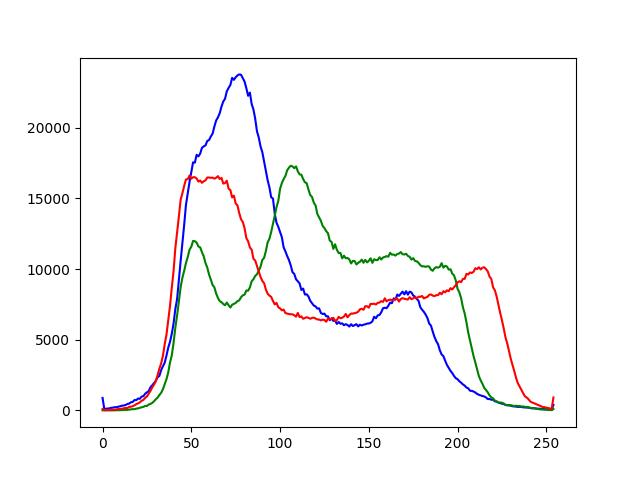
#> input picture nbs/data/session_03/terasse.jpeg, 640 x 480 px, found by its file name; its folder holds 6 pictures in this run
$ jupyter execute --allow-errors session3.ipynb
#> lines starting #> are read from the running program, lines starting #| are printed output that depends on the picture
[cell 1]
import os

import sys
sys.path.append("..")

import cv2

import numpy as np

from utils.imutils import jimshow as show
from utils.imutils import jimshow_channel as show_channel

import matplotlib.pyplot as plt

[cell 2]
filepath = os.path.join("..", "..", "..", "cds-vis-data", "data", "img", "terasse.jpeg")

[cell 3]
filepath

[cell 4]
image = cv2.imread(filepath)
#> image is the input picture: shape (480, 640, 3); mean B, G, R 248.6, 248.2, 248.7

[cell 5]
image.shape
#> Out = (480, 640, 3)

[cell 6]
# blue channel - opencv uses bgr, channel 0 is blue
hist_blue = cv2.calcHist([image], [0], None, [255], [0, 256])
#> hist_blue = 255 values, max 268807 at index 254, min 13 at index 84, mean 1204.7
hist_green = cv2.calcHist([image], [1], None, [255], [0, 256])
#> hist_green = 255 values, max 267828 at index 254, min 14 at index 84, mean 1204.7
hist_red = cv2.calcHist([image], [2], None, [255], [0, 256])
#> hist_red = 255 values, max 268588 at index 254, min 11 at index 98, mean 1204.7

[cell 7]
hist_channels = {
    "hist_blue": cv2.calcHist([image], [0], None, [255], [0, 256])
}

[cell 8]
plt.figure()

plt.plot(hist_blue, color = "blue")
plt.plot(hist_green, color = "green")
plt.plot(hist_red, color = "red")

plt.title("Blue channel histogram")
plt.xlabel("Pixel value")
plt.ylabel("# of Pixels")
plt.show()
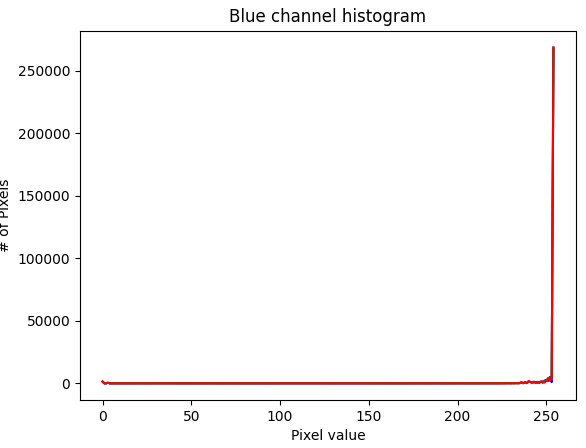
#> figure drawn by matplotlib, 1 panel; curve peaks at x = 254, y = 268807; curve peaks at x = 254, y = 267828; curve peaks at x = 254, y = 268588

[cell 9]
def visualizeHistogram(img):
    BLUE, GREEN, RED = cv2.split(img)
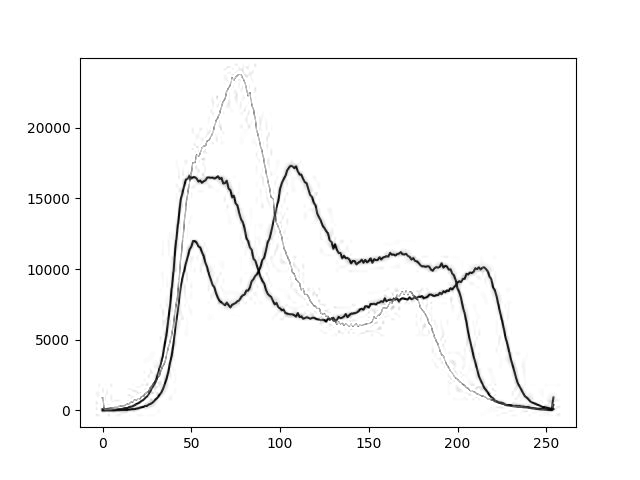
#> BLUE: shape (480, 640); min 0, max 255, mean 248.6
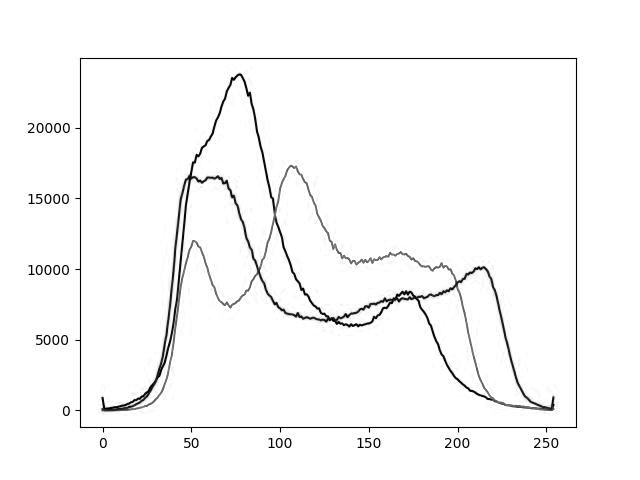
#> GREEN: shape (480, 640); min 0, max 255, mean 248.2
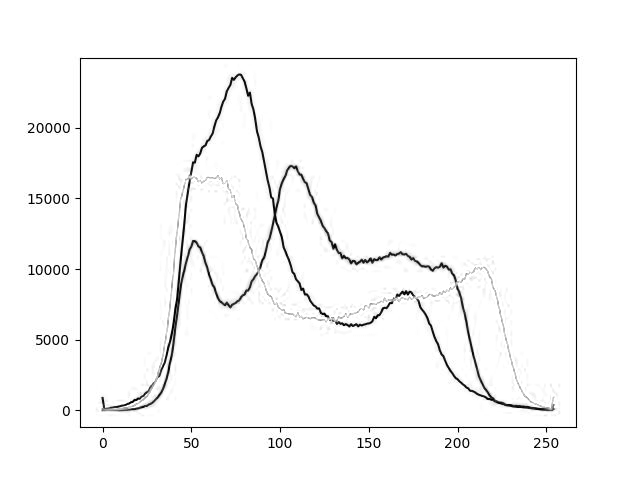
#> RED: shape (480, 640); min 0, max 255, mean 248.7

    plt.figure()

    plt.plot(cv2.calcHist([BLUE], [0], None, [255], [0, 256]), color = "blue")
    plt.plot(cv2.calcHist([GREEN], [0], None, [255], [0, 256]), color = "green")
    plt.plot(cv2.calcHist([RED], [0], None, [255], [0, 256]), color = "red")

    plt.title("Color histograms")
    plt.xlabel("Pixel value")
    plt.ylabel("# of Pixels")

    plt.show()
#> figure, not shown here; curve peaks at x = 254, y = 268807; curve peaks at x = 254, y = 267828; curve peaks at x = 254, y = 268588

[cell 10]
visualizeHistogram(image)

[cell 11]
def visualizeHistogramRF(img):
    channels = cv2.split(img)
    colors = ("blue", "green", "red")

    plt.figure()

    counter = 0
    for channel in channels:
        hist = cv2.calcHist([channel], [0], None, [255], [0,256])
        plt.plot(hist, color = colors[counter])
        counter += 1
#> this loop made 3 passes
#> after the loop, counter = 3

    plt.show()
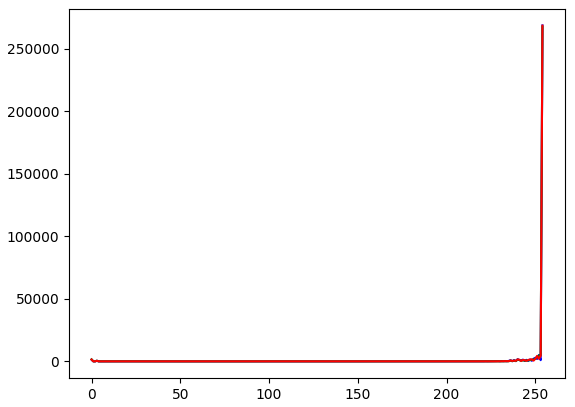
#> figure drawn by matplotlib, 1 panel; curve peaks at x = 254, y = 268807; curve peaks at x = 254, y = 267828; curve peaks at x = 254, y = 268588

[cell 12]
visualizeHistogramRF(image)

## Comparing histograms

[cell 13]
filepath_1 = os.path.join("..", "..", "..", "cds-vis-data", "data", "img", "trex.png")
filepath_2 = os.path.join("..", "..", "..", "cds-vis-data", "data", "img", "t-rex2.png")

[cell 14]
image_01 = cv2.imread(filepath_1)
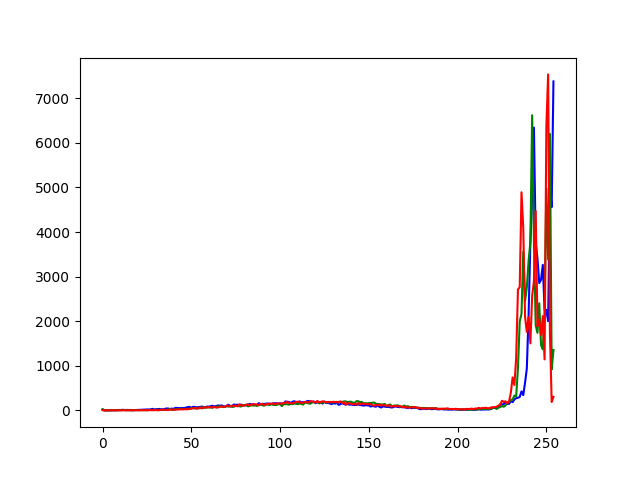
#> input picture nbs/data/session_03/trex.png, 640 x 480 px, found by its file name
#> image_01 is the input picture: shape (480, 640, 3); mean B, G, R 247.9, 247.7, 249.9
image_02 = cv2.imread(filepath_2)
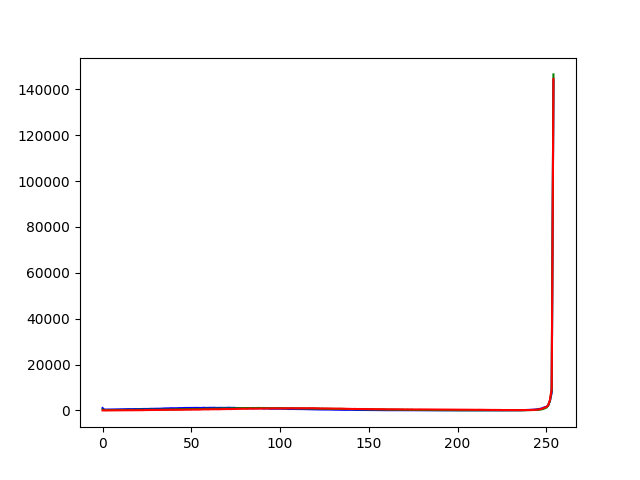
#> input picture nbs/data/session_03/t-rex2.png, 640 x 480 px, found by its file name
#> image_02 is the input picture: shape (480, 640, 3); mean B, G, R 250.5, 250.4, 251.6

[cell 15]
hist_01 = cv2.calcHist([image_01],[0, 1, 2], None, [255, 255, 255], [0, 256, 0, 256, 0, 256])
hist_02 = cv2.calcHist([image_02],[0, 1, 2], None, [255, 255, 255], [0, 256, 0, 256, 0, 256])

[cell 16]
hist_01

[cell 17]
normalized_hist_01 = cv2.normalize(hist_01, hist_01, 0, 1.0, cv2.NORM_MINMAX)
normalized_hist_02 = cv2.normalize(hist_02, hist_02, 0, 1.0, cv2.NORM_MINMAX)

pyimagesearch.com is a good resource

[cell 18]
# score quantifies distance between histograms - higher distance equal more dissimiliar assumption - score doesn't say anything on its own (no norm)
round(cv2.compareHist(normalized_hist_01, normalized_hist_02, cv2.HISTCMP_CHISQR), 2)
#> Out = 0.03
